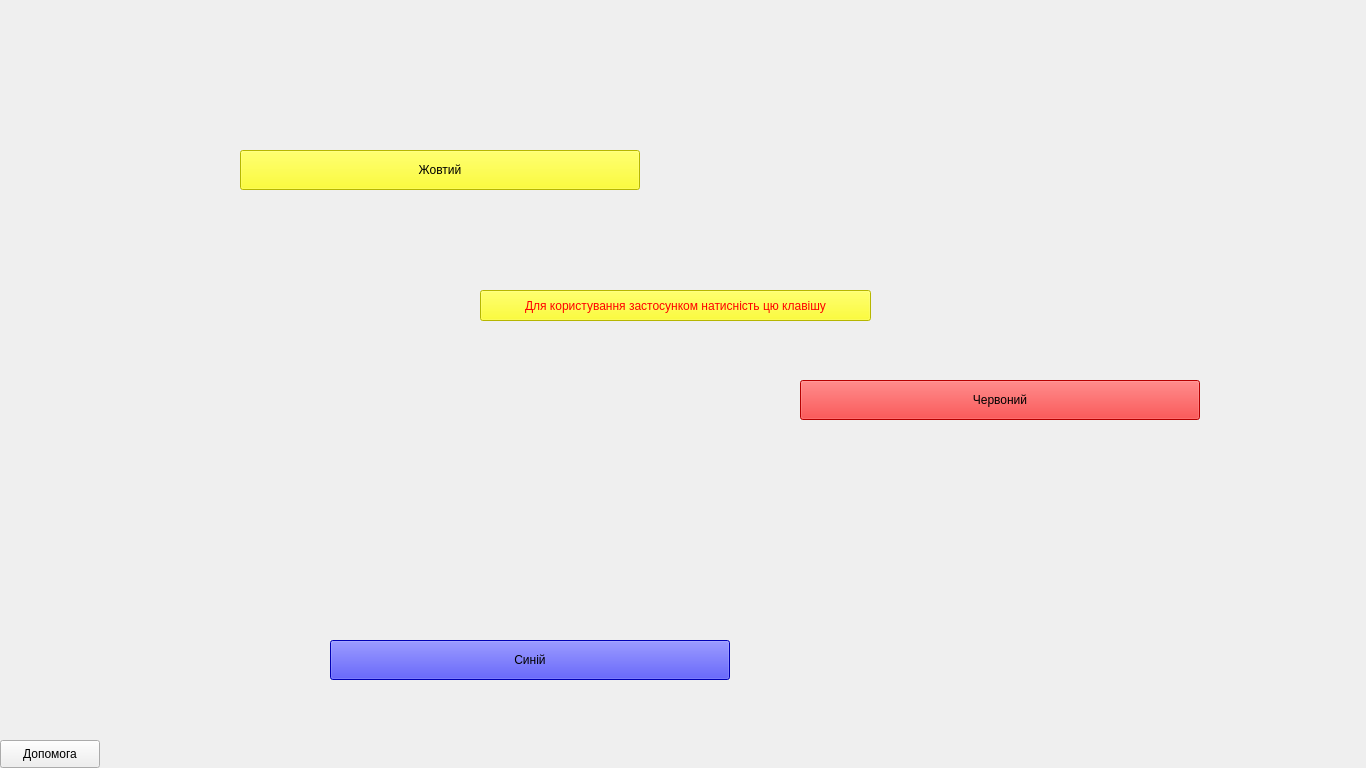
<?xml version="1.0" encoding="UTF-8"?>
<ui version="4.0">
 <class>Menu</class>
 <widget class="QWidget" name="Menu">
  <property name="geometry">
   <rect>
    <x>0</x>
    <y>0</y>
    <width>1366</width>
    <height>768</height>
   </rect>
  </property>
  <property name="windowTitle">
   <string>Створення палітри</string>
  </property>
  <widget class="QLabel" name="photomenu">
   <property name="geometry">
    <rect>
     <x>0</x>
     <y>0</y>
     <width>1366</width>
     <height>768</height>
    </rect>
   </property>
   <property name="text">
    <string/>
   </property>
   <property name="pixmap">
    <pixmap>background.jpg</pixmap>
   </property>
   <property name="scaledContents">
    <bool>false</bool>
   </property>
  </widget>
  <widget class="QPushButton" name="Help">
   <property name="geometry">
    <rect>
     <x>0</x>
     <y>740</y>
     <width>100</width>
     <height>28</height>
    </rect>
   </property>
   <property name="autoFillBackground">
    <bool>true</bool>
   </property>
   <property name="styleSheet">
    <string notr="true">
background - color : blue ;

</string>
   </property>
   <property name="text">
    <string>Допомога</string>
   </property>
   <property name="icon">
    <iconset>
     <normaloff>../imgonline-com-ua-Resize-vpai1r9nf5jAtXe.jpg</normaloff>../imgonline-com-ua-Resize-vpai1r9nf5jAtXe.jpg</iconset>
   </property>
   <property name="iconSize">
    <size>
     <width>20</width>
     <height>20</height>
    </size>
   </property>
   <property name="autoDefault">
    <bool>false</bool>
   </property>
  </widget>
  <widget class="QPushButton" name="Yellow">
   <property name="enabled">
    <bool>true</bool>
   </property>
   <property name="geometry">
    <rect>
     <x>240</x>
     <y>150</y>
     <width>400</width>
     <height>40</height>
    </rect>
   </property>
   <property name="styleSheet">
    <string notr="true">font: 75 12pt &quot;MS Shell Dlg 2&quot;;
background-color : yellow;

</string>
   </property>
   <property name="text">
    <string>Жовтий</string>
   </property>
   <property name="iconSize">
    <size>
     <width>20</width>
     <height>20</height>
    </size>
   </property>
  </widget>
  <widget class="QPushButton" name="Red">
   <property name="geometry">
    <rect>
     <x>800</x>
     <y>380</y>
     <width>400</width>
     <height>40</height>
    </rect>
   </property>
   <property name="styleSheet">
    <string notr="true">background-color : red;
font: 75 12pt &quot;MS Shell Dlg 2&quot;;</string>
   </property>
   <property name="text">
    <string>Червоний</string>
   </property>
  </widget>
  <widget class="QPushButton" name="Blue">
   <property name="geometry">
    <rect>
     <x>330</x>
     <y>640</y>
     <width>400</width>
     <height>40</height>
    </rect>
   </property>
   <property name="styleSheet">
    <string notr="true">background-color : blue;
font: 75 12pt &quot;MS Shell Dlg 2&quot;;</string>
   </property>
   <property name="text">
    <string>Синій</string>
   </property>
  </widget>
  <widget class="QPushButton" name="Start">
   <property name="geometry">
    <rect>
     <x>480</x>
     <y>290</y>
     <width>391</width>
     <height>31</height>
    </rect>
   </property>
   <property name="styleSheet">
    <string notr="true">background-color: rgb(255, 255, 0);
color: rgb(255, 0, 0);
font: 9pt &quot;MS Shell Dlg 2&quot;;</string>
   </property>
   <property name="text">
    <string>Для користування застосунком натисність цю клавішу</string>
   </property>
  </widget>
  <widget class="QLabel" name="Return">
   <property name="geometry">
    <rect>
     <x>0</x>
     <y>-1</y>
     <width>111</width>
     <height>61</height>
    </rect>
   </property>
   <property name="frameShape">
    <enum>QFrame::NoFrame</enum>
   </property>
   <property name="frameShadow">
    <enum>QFrame::Plain</enum>
   </property>
   <property name="text">
    <string/>
   </property>
   <property name="textFormat">
    <enum>Qt::AutoText</enum>
   </property>
   <property name="pixmap">
    <pixmap>повернутися.png</pixmap>
   </property>
   <property name="scaledContents">
    <bool>true</bool>
   </property>
  </widget>
 </widget>
 <resources/>
 <connections/>
</ui>
